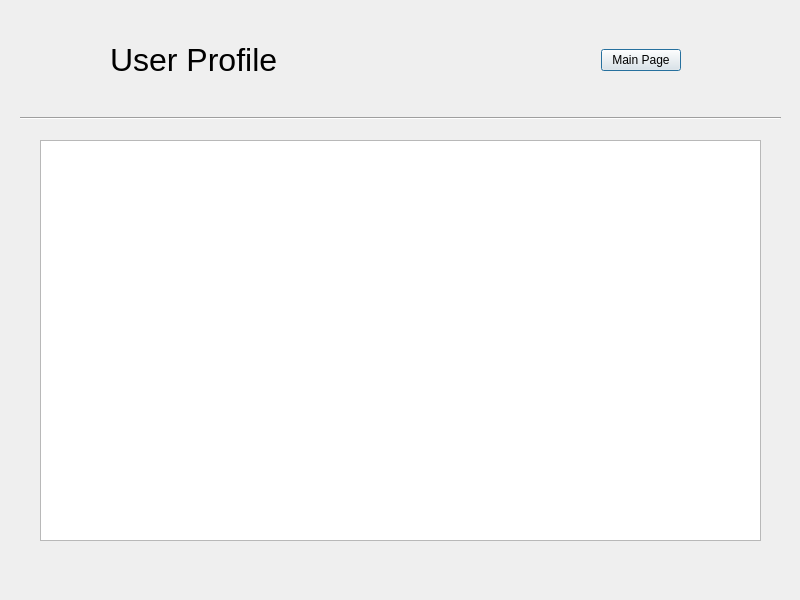
<?xml version="1.0" encoding="UTF-8"?>
<ui version="4.0">
 <class>UserProfileDialog</class>
 <widget class="QDialog" name="UserProfileDialog">
  <property name="geometry">
   <rect>
    <x>0</x>
    <y>0</y>
    <width>800</width>
    <height>600</height>
   </rect>
  </property>
  <property name="windowTitle">
   <string>UserProfileDialog</string>
  </property>
  <widget class="QWidget" name="horizontalLayoutWidget">
   <property name="geometry">
    <rect>
     <x>110</x>
     <y>20</y>
     <width>571</width>
     <height>80</height>
    </rect>
   </property>
   <layout class="QHBoxLayout" name="horizontalLayout">
    <item>
     <widget class="QLabel" name="label">
      <property name="font">
       <font>
        <pointsize>24</pointsize>
       </font>
      </property>
      <property name="text">
       <string>User Profile</string>
      </property>
     </widget>
    </item>
    <item>
     <widget class="QPushButton" name="mainPagePushButton">
      <property name="sizePolicy">
       <sizepolicy hsizetype="Fixed" vsizetype="Fixed">
        <horstretch>0</horstretch>
        <verstretch>0</verstretch>
       </sizepolicy>
      </property>
      <property name="text">
       <string>Main Page</string>
      </property>
     </widget>
    </item>
   </layout>
  </widget>
  <widget class="Line" name="line">
   <property name="geometry">
    <rect>
     <x>20</x>
     <y>110</y>
     <width>761</width>
     <height>16</height>
    </rect>
   </property>
   <property name="orientation">
    <enum>Qt::Horizontal</enum>
   </property>
  </widget>
  <widget class="QTableView" name="itemTableView">
   <property name="geometry">
    <rect>
     <x>40</x>
     <y>140</y>
     <width>721</width>
     <height>401</height>
    </rect>
   </property>
  </widget>
 </widget>
 <resources/>
 <connections/>
</ui>
